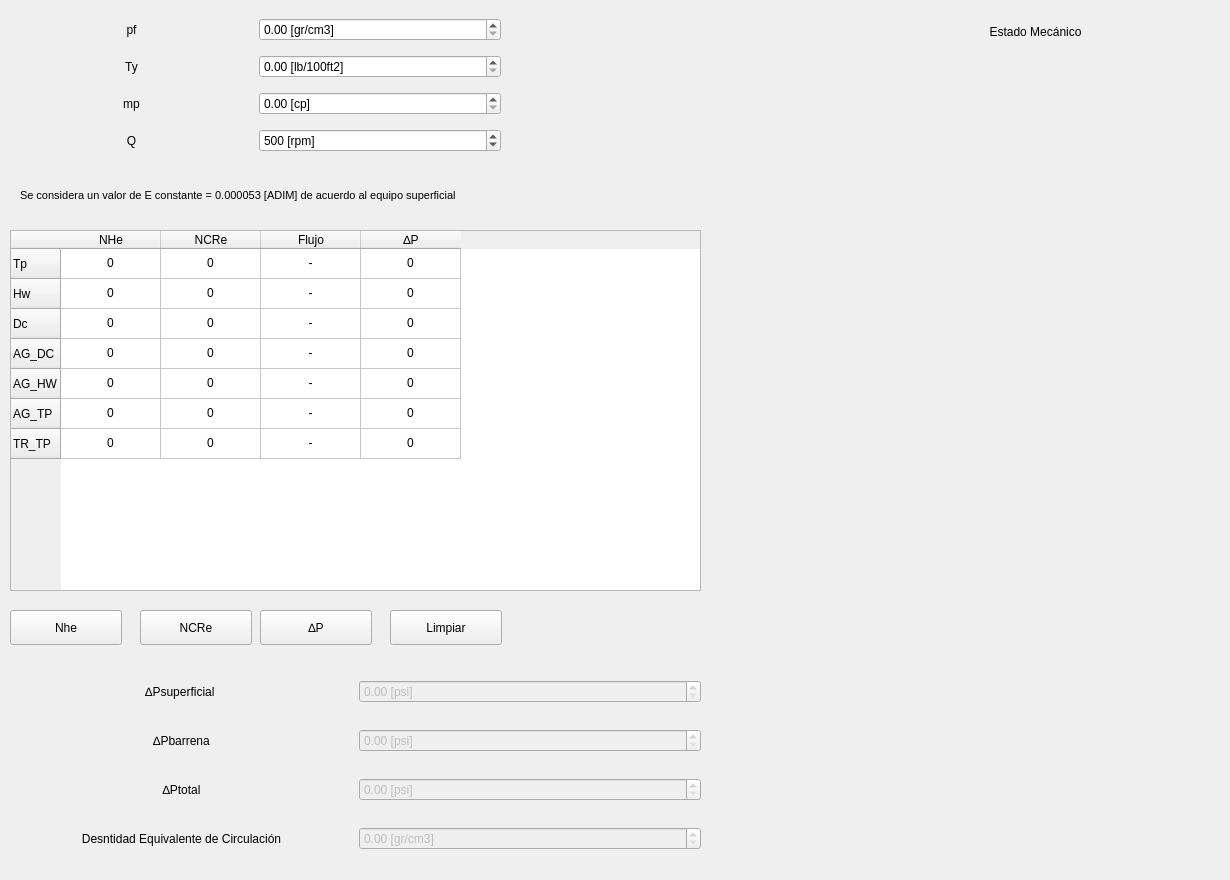
            <widget class="QWidget" name="page_dos">
             <widget class="QWidget" name="gridLayoutWidget_3">
              <property name="geometry">
               <rect>
                <x>10</x>
                <y>10</y>
                <width>491</width>
                <height>151</height>
               </rect>
              </property>
              <layout class="QGridLayout" name="gridLayout_3">
               <item row="0" column="1">
                <widget class="QDoubleSpinBox" name="density">
                 <property name="suffix">
                  <string> [gr/cm3]</string>
                 </property>
                </widget>
               </item>
               <item row="4" column="0">
                <widget class="QLabel" name="label_9">
                 <property name="font">
                  <font/>
                 </property>
                 <property name="text">
                  <string>Q</string>
                 </property>
                 <property name="alignment">
                  <set>Qt::AlignCenter</set>
                 </property>
                </widget>
               </item>
               <item row="0" column="0">
                <widget class="QLabel" name="label_10">
                 <property name="font">
                  <font/>
                 </property>
                 <property name="text">
                  <string>pf</string>
                 </property>
                 <property name="alignment">
                  <set>Qt::AlignCenter</set>
                 </property>
                </widget>
               </item>
               <item row="4" column="1">
                <widget class="QSpinBox" name="qFluid">
                 <property name="suffix">
                  <string> [rpm]</string>
                 </property>
                 <property name="prefix">
                  <string/>
                 </property>
                 <property name="maximum">
                  <number>2000</number>
                 </property>
                 <property name="singleStep">
                  <number>5</number>
                 </property>
                 <property name="value">
                  <number>500</number>
                 </property>
                </widget>
               </item>
               <item row="2" column="0">
                <widget class="QLabel" name="label_11">
                 <property name="text">
                  <string>Ty</string>
                 </property>
                 <property name="alignment">
                  <set>Qt::AlignCenter</set>
                 </property>
                </widget>
               </item>
               <item row="2" column="1">
                <widget class="QDoubleSpinBox" name="Ty">
                 <property name="suffix">
                  <string> [lb/100ft2]</string>
                 </property>
                </widget>
               </item>
               <item row="3" column="0">
                <widget class="QLabel" name="label_12">
                 <property name="text">
                  <string>mp</string>
                 </property>
                 <property name="alignment">
                  <set>Qt::AlignCenter</set>
                 </property>
                </widget>
               </item>
               <item row="3" column="1">
                <widget class="QDoubleSpinBox" name="mp">
                 <property name="suffix">
                  <string> [cp]</string>
                 </property>
                </widget>
               </item>
              </layout>
             </widget>
             <widget class="QWidget" name="verticalLayoutWidget_3">
              <property name="geometry">
               <rect>
                <x>10</x>
                <y>230</y>
                <width>691</width>
                <height>361</height>
               </rect>
              </property>
              <layout class="QVBoxLayout" name="verticalLayout_6">
               <item>
                <widget class="QTableWidget" name="Density_Table">
                 <row>
                  <property name="text">
                   <string>Tp</string>
                  </property>
                 </row>
                 <row>
                  <property name="text">
                   <string>Hw</string>
                  </property>
                 </row>
                 <row>
                  <property name="text">
                   <string>Dc</string>
                  </property>
                 </row>
                 <row>
                  <property name="text">
                   <string>AG_DC</string>
                  </property>
                 </row>
                 <row>
                  <property name="text">
                   <string>AG_HW</string>
                  </property>
                 </row>
                 <row>
                  <property name="text">
                   <string>AG_TP</string>
                  </property>
                 </row>
                 <row>
                  <property name="text">
                   <string>TR_TP</string>
                  </property>
                 </row>
                 <column>
                  <property name="text">
                   <string>NHe</string>
                  </property>
                  <property name="textAlignment">
                   <set>AlignCenter</set>
                  </property>
                 </column>
                 <column>
                  <property name="text">
                   <string>NCRe</string>
                  </property>
                  <property name="textAlignment">
                   <set>AlignCenter</set>
                  </property>
                 </column>
                 <column>
                  <property name="text">
                   <string>Flujo</string>
                  </property>
                  <property name="textAlignment">
                   <set>AlignCenter</set>
                  </property>
                 </column>
                 <column>
                  <property name="text">
                   <string>∆P</string>
                  </property>
                  <property name="textAlignment">
                   <set>AlignCenter</set>
                  </property>
                 </column>
                 <item row="0" column="0">
                  <property name="text">
                   <string>0</string>
                  </property>
                  <property name="textAlignment">
                   <set>AlignCenter</set>
                  </property>
                  <property name="flags">
                   <set>ItemIsSelectable|ItemIsDragEnabled|ItemIsDropEnabled|ItemIsUserCheckable|ItemIsEnabled</set>
                  </property>
                 </item>
                 <item row="0" column="1">
                  <property name="text">
                   <string>0</string>
                  </property>
                  <property name="textAlignment">
                   <set>AlignCenter</set>
                  </property>
                 </item>
                 <item row="0" column="2">
                  <property name="text">
                   <string>-</string>
                  </property>
                  <property name="textAlignment">
                   <set>AlignCenter</set>
                  </property>
                  <property name="flags">
                   <set>ItemIsSelectable|ItemIsDragEnabled|ItemIsDropEnabled|ItemIsUserCheckable|ItemIsEnabled</set>
                  </property>
                 </item>
                 <item row="0" column="3">
                  <property name="text">
                   <string>0</string>
                  </property>
                  <property name="textAlignment">
                   <set>AlignCenter</set>
                  </property>
                  <property name="flags">
                   <set>ItemIsSelectable|ItemIsDragEnabled|ItemIsDropEnabled|ItemIsUserCheckable|ItemIsEnabled</set>
                  </property>
                 </item>
                 <item row="1" column="0">
                  <property name="text">
                   <string>0</string>
                  </property>
                  <property name="textAlignment">
                   <set>AlignCenter</set>
                  </property>
                  <property name="flags">
                   <set>ItemIsSelectable|ItemIsDragEnabled|ItemIsDropEnabled|ItemIsUserCheckable|ItemIsEnabled</set>
                  </property>
                 </item>
                 <item row="1" column="1">
                  <property name="text">
                   <string>0</string>
                  </property>
                  <property name="textAlignment">
                   <set>AlignCenter</set>
                  </property>
                 </item>
                 <item row="1" column="2">
                  <property name="text">
                   <string>-</string>
                  </property>
                  <property name="textAlignment">
                   <set>AlignCenter</set>
                  </property>
                  <property name="flags">
                   <set>ItemIsSelectable|ItemIsDragEnabled|ItemIsDropEnabled|ItemIsUserCheckable|ItemIsEnabled</set>
                  </property>
                 </item>
                 <item row="1" column="3">
                  <property name="text">
                   <string>0</string>
                  </property>
                  <property name="textAlignment">
                   <set>AlignCenter</set>
                  </property>
                  <property name="flags">
                   <set>ItemIsSelectable|ItemIsDragEnabled|ItemIsDropEnabled|ItemIsUserCheckable|ItemIsEnabled</set>
                  </property>
                 </item>
                 <item row="2" column="0">
                  <property name="text">
                   <string>0</string>
                  </property>
                  <property name="textAlignment">
                   <set>AlignCenter</set>
                  </property>
                  <property name="flags">
                   <set>ItemIsSelectable|ItemIsDragEnabled|ItemIsDropEnabled|ItemIsUserCheckable|ItemIsEnabled</set>
                  </property>
                 </item>
                 <item row="2" column="1">
                  <property name="text">
                   <string>0</string>
                  </property>
                  <property name="textAlignment">
                   <set>AlignCenter</set>
                  </property>
                 </item>
                 <item row="2" column="2">
                  <property name="text">
                   <string>-</string>
                  </property>
                  <property name="textAlignment">
                   <set>AlignCenter</set>
                  </property>
                  <property name="flags">
                   <set>ItemIsSelectable|ItemIsDragEnabled|ItemIsDropEnabled|ItemIsUserCheckable|ItemIsEnabled</set>
                  </property>
                 </item>
                 <item row="2" column="3">
                  <property name="text">
                   <string>0</string>
                  </property>
                  <property name="textAlignment">
                   <set>AlignCenter</set>
                  </property>
                  <property name="flags">
                   <set>ItemIsSelectable|ItemIsDragEnabled|ItemIsDropEnabled|ItemIsUserCheckable|ItemIsEnabled</set>
                  </property>
                 </item>
                 <item row="3" column="0">
                  <property name="text">
                   <string>0</string>
                  </property>
                  <property name="textAlignment">
                   <set>AlignCenter</set>
                  </property>
                  <property name="flags">
                   <set>ItemIsSelectable|ItemIsDragEnabled|ItemIsDropEnabled|ItemIsUserCheckable|ItemIsEnabled</set>
                  </property>
                 </item>
                 <item row="3" column="1">
                  <property name="text">
                   <string>0</string>
                  </property>
                  <property name="textAlignment">
                   <set>AlignCenter</set>
                  </property>
                 </item>
                 <item row="3" column="2">
                  <property name="text">
                   <string>-</string>
                  </property>
                  <property name="textAlignment">
                   <set>AlignCenter</set>
                  </property>
                  <property name="flags">
                   <set>ItemIsSelectable|ItemIsDragEnabled|ItemIsDropEnabled|ItemIsUserCheckable|ItemIsEnabled</set>
                  </property>
                 </item>
                 <item row="3" column="3">
                  <property name="text">
                   <string>0</string>
                  </property>
                  <property name="textAlignment">
                   <set>AlignCenter</set>
                  </property>
                  <property name="flags">
                   <set>ItemIsSelectable|ItemIsDragEnabled|ItemIsDropEnabled|ItemIsUserCheckable|ItemIsEnabled</set>
                  </property>
                 </item>
                 <item row="4" column="0">
                  <property name="text">
                   <string>0</string>
                  </property>
                  <property name="textAlignment">
                   <set>AlignCenter</set>
                  </property>
                  <property name="flags">
                   <set>ItemIsSelectable|ItemIsDragEnabled|ItemIsDropEnabled|ItemIsUserCheckable|ItemIsEnabled</set>
                  </property>
                 </item>
                 <item row="4" column="1">
                  <property name="text">
                   <string>0</string>
                  </property>
                  <property name="textAlignment">
                   <set>AlignCenter</set>
                  </property>
                 </item>
                 <item row="4" column="2">
                  <property name="text">
                   <string>-</string>
                  </property>
                  <property name="textAlignment">
                   <set>AlignCenter</set>
                  </property>
                  <property name="flags">
                   <set>ItemIsSelectable|ItemIsDragEnabled|ItemIsDropEnabled|ItemIsUserCheckable|ItemIsEnabled</set>
                  </property>
                 </item>
                 <item row="4" column="3">
                  <property name="text">
                   <string>0</string>
                  </property>
                  <property name="textAlignment">
                   <set>AlignCenter</set>
                  </property>
                  <property name="flags">
                   <set>ItemIsSelectable|ItemIsDragEnabled|ItemIsDropEnabled|ItemIsUserCheckable|ItemIsEnabled</set>
                  </property>
                 </item>
                 <item row="5" column="0">
                  <property name="text">
                   <string>0</string>
                  </property>
                  <property name="textAlignment">
                   <set>AlignCenter</set>
                  </property>
                  <property name="flags">
                   <set>ItemIsSelectable|ItemIsDragEnabled|ItemIsDropEnabled|ItemIsUserCheckable|ItemIsEnabled</set>
                  </property>
                 </item>
                 <item row="5" column="1">
                  <property name="text">
                   <string>0</string>
                  </property>
                  <property name="textAlignment">
                   <set>AlignCenter</set>
                  </property>
                 </item>
                 <item row="5" column="2">
                  <property name="text">
                   <string>-</string>
                  </property>
                  <property name="textAlignment">
                   <set>AlignCenter</set>
                  </property>
                  <property name="flags">
                   <set>ItemIsSelectable|ItemIsDragEnabled|ItemIsDropEnabled|ItemIsUserCheckable|ItemIsEnabled</set>
                  </property>
                 </item>
                 <item row="5" column="3">
                  <property name="text">
                   <string>0</string>
                  </property>
                  <property name="textAlignment">
                   <set>AlignCenter</set>
                  </property>
                  <property name="flags">
                   <set>ItemIsSelectable|ItemIsDragEnabled|ItemIsDropEnabled|ItemIsUserCheckable|ItemIsEnabled</set>
                  </property>
                 </item>
                 <item row="6" column="0">
                  <property name="text">
                   <string>0</string>
                  </property>
                  <property name="textAlignment">
                   <set>AlignCenter</set>
                  </property>
                  <property name="flags">
                   <set>ItemIsSelectable|ItemIsDragEnabled|ItemIsDropEnabled|ItemIsUserCheckable|ItemIsEnabled</set>
                  </property>
                 </item>
                 <item row="6" column="1">
                  <property name="text">
                   <string>0</string>
                  </property>
                  <property name="textAlignment">
                   <set>AlignCenter</set>
                  </property>
                 </item>
                 <item row="6" column="2">
                  <property name="text">
                   <string>-</string>
                  </property>
                  <property name="textAlignment">
                   <set>AlignCenter</set>
                  </property>
                  <property name="flags">
                   <set>ItemIsSelectable|ItemIsDragEnabled|ItemIsDropEnabled|ItemIsUserCheckable|ItemIsEnabled</set>
                  </property>
                 </item>
                 <item row="6" column="3">
                  <property name="text">
                   <string>0</string>
                  </property>
                  <property name="textAlignment">
                   <set>AlignCenter</set>
                  </property>
                  <property name="flags">
                   <set>ItemIsSelectable|ItemIsDragEnabled|ItemIsDropEnabled|ItemIsUserCheckable|ItemIsEnabled</set>
                  </property>
                 </item>
                </widget>
               </item>
              </layout>
             </widget>
             <widget class="QPushButton" name="Nhe">
              <property name="geometry">
               <rect>
                <x>10</x>
                <y>610</y>
                <width>112</width>
                <height>35</height>
               </rect>
              </property>
              <property name="text">
               <string>Nhe</string>
              </property>
             </widget>
             <widget class="QPushButton" name="NCRe">
              <property name="geometry">
               <rect>
                <x>140</x>
                <y>610</y>
                <width>112</width>
                <height>35</height>
               </rect>
              </property>
              <property name="text">
               <string>NCRe</string>
              </property>
             </widget>
             <widget class="QPushButton" name="DP">
              <property name="geometry">
               <rect>
                <x>260</x>
                <y>610</y>
                <width>112</width>
                <height>35</height>
               </rect>
              </property>
              <property name="text">
               <string>∆P</string>
              </property>
             </widget>
             <widget class="QPushButton" name="Dp_Clean">
              <property name="geometry">
               <rect>
                <x>390</x>
                <y>610</y>
                <width>112</width>
                <height>35</height>
               </rect>
              </property>
              <property name="text">
               <string>Limpiar</string>
              </property>
             </widget>
             <widget class="QWidget" name="gridLayoutWidget_4">
              <property name="geometry">
               <rect>
                <x>10</x>
                <y>660</y>
                <width>691</width>
                <height>211</height>
               </rect>
              </property>
              <layout class="QGridLayout" name="gridLayout_4">
               <item row="0" column="1">
                <widget class="QDoubleSpinBox" name="Dp_Superficial">
                 <property name="enabled">
                  <bool>false</bool>
                 </property>
                 <property name="suffix">
                  <string> [psi]</string>
                 </property>
                 <property name="maximum">
                  <double>100000000000000.000000000000000</double>
                 </property>
                </widget>
               </item>
               <item row="2" column="0">
                <widget class="QLabel" name="label_13">
                 <property name="text">
                  <string>∆Ptotal</string>
                 </property>
                 <property name="alignment">
                  <set>Qt::AlignCenter</set>
                 </property>
                </widget>
               </item>
               <item row="2" column="1">
                <widget class="QDoubleSpinBox" name="Dp_Total">
                 <property name="enabled">
                  <bool>false</bool>
                 </property>
                 <property name="prefix">
                  <string/>
                 </property>
                 <property name="suffix">
                  <string> [psi]</string>
                 </property>
                 <property name="maximum">
                  <double>100000000000000.000000000000000</double>
                 </property>
                </widget>
               </item>
               <item row="3" column="1">
                <widget class="QDoubleSpinBox" name="DEC">
                 <property name="enabled">
                  <bool>false</bool>
                 </property>
                 <property name="suffix">
                  <string> [gr/cm3]</string>
                 </property>
                 <property name="maximum">
                  <double>100000000000000.000000000000000</double>
                 </property>
                </widget>
               </item>
               <item row="0" column="0">
                <widget class="QLabel" name="label_14">
                 <property name="text">
                  <string>∆Psuperficial </string>
                 </property>
                 <property name="alignment">
                  <set>Qt::AlignCenter</set>
                 </property>
                </widget>
               </item>
               <item row="3" column="0">
                <widget class="QLabel" name="label_15">
                 <property name="text">
                  <string>Desntidad Equivalente de Circulación</string>
                 </property>
                 <property name="alignment">
                  <set>Qt::AlignCenter</set>
                 </property>
                </widget>
               </item>
               <item row="1" column="0">
                <widget class="QLabel" name="label_16">
                 <property name="text">
                  <string>∆Pbarrena</string>
                 </property>
                 <property name="alignment">
                  <set>Qt::AlignCenter</set>
                 </property>
                </widget>
               </item>
               <item row="1" column="1">
                <widget class="QDoubleSpinBox" name="Dp_Barrena">
                 <property name="enabled">
                  <bool>false</bool>
                 </property>
                 <property name="suffix">
                  <string> [psi]</string>
                 </property>
                 <property name="maximum">
                  <double>100000000000000.000000000000000</double>
                 </property>
                </widget>
               </item>
              </layout>
             </widget>
             <widget class="QLabel" name="label_17">
              <property name="geometry">
               <rect>
                <x>930</x>
                <y>20</y>
                <width>211</width>
                <height>24</height>
               </rect>
              </property>
              <property name="font">
               <font/>
              </property>
              <property name="text">
               <string>Estado Mecánico</string>
              </property>
              <property name="alignment">
               <set>Qt::AlignCenter</set>
              </property>
             </widget>
             <widget class="QLabel" name="label_18">
              <property name="geometry">
               <rect>
                <x>820</x>
                <y>40</y>
                <width>371</width>
                <height>441</height>
               </rect>
              </property>
              <property name="text">
               <string/>
              </property>
              <property name="pixmap">
               <pixmap>../../../../../../Pictures/Saved Pictures/WhatsApp Image 2022-01-01 at 2.52.27 PM (2).jpeg</pixmap>
              </property>
             </widget>
             <widget class="QLabel" name="label_19">
              <property name="geometry">
               <rect>
                <x>750</x>
                <y>510</y>
                <width>471</width>
                <height>301</height>
               </rect>
              </property>
              <property name="text">
               <string/>
              </property>
              <property name="pixmap">
               <pixmap>../../../../../../Pictures/Saved Pictures/WhatsApp Image 2022-01-01 at 2.52.27 PM (3).jpeg</pixmap>
              </property>
             </widget>
             <widget class="QLabel" name="label_20">
              <property name="geometry">
               <rect>
                <x>20</x>
                <y>170</y>
                <width>621</width>
                <height>51</height>
               </rect>
              </property>
              <property name="font">
               <font>
                <pointsize>8</pointsize>
               </font>
              </property>
              <property name="text">
               <string>Se considera un valor de E constante = 0.000053 [ADIM] de acuerdo al equipo superficial</string>
              </property>
             </widget>
            </widget>
